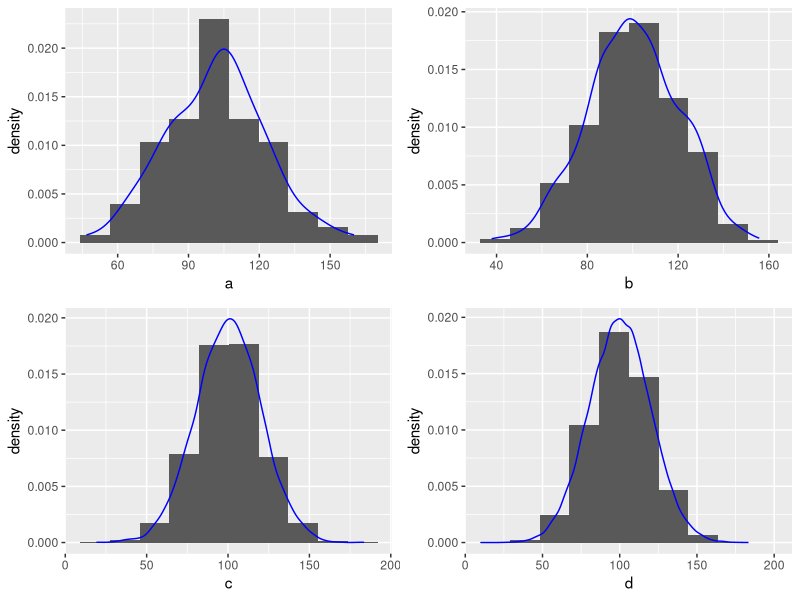
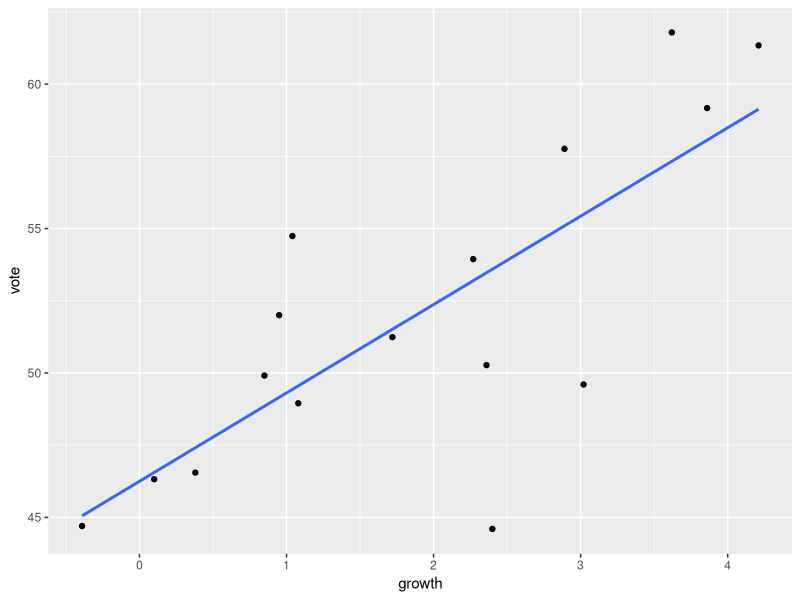
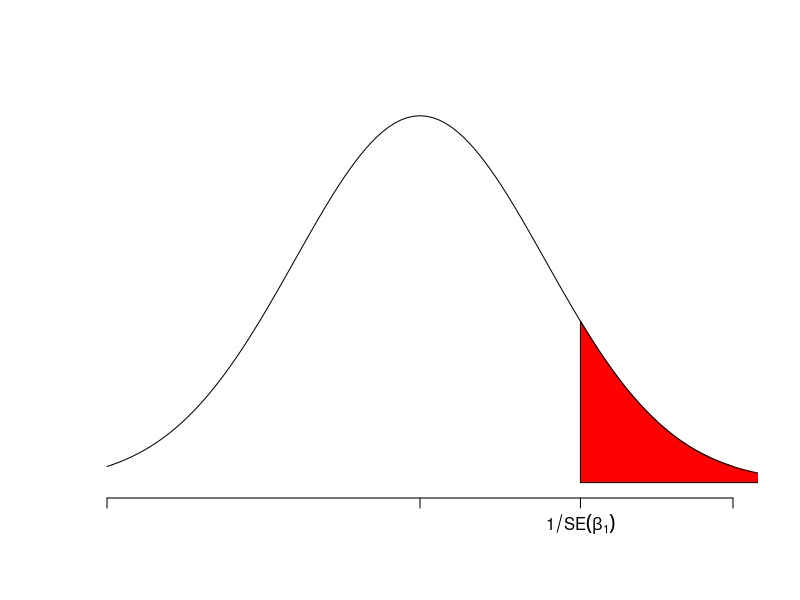
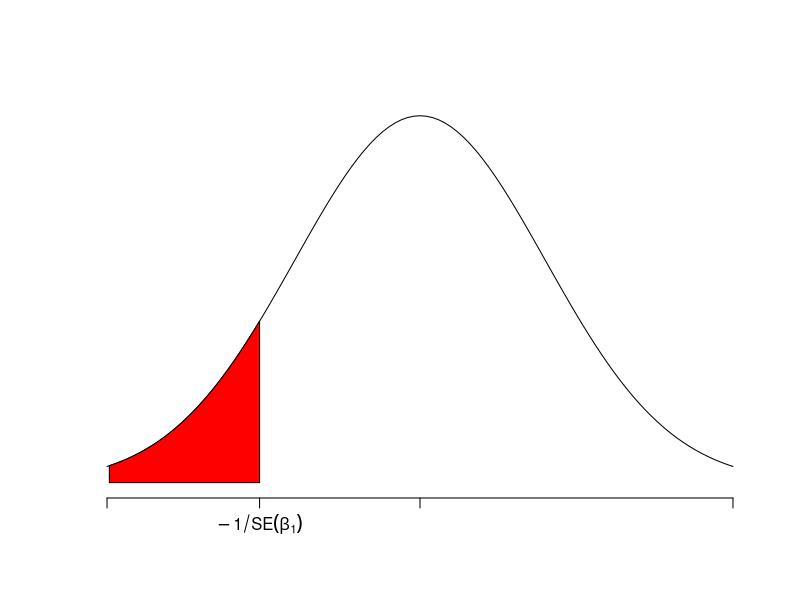

Source code (R) for these figures, in order:
## ---- chunk 1
knitr::opts_chunk$set(echo = TRUE)
## ---- chunk 2
library(tidyverse)
library(gridExtra)
## ---- chunk 3
set.seed(1006740421)
a=rnorm(100,mean=100,sd=20)
df1 = data.frame(a)
b=rnorm(1000,mean=100,sd=20)
df2 = data.frame(b)
c=rnorm(10000,mean=100,sd=20)
df3 = data.frame(c)
d=rnorm(100000,mean=100,sd=20)
df4 = data.frame(d)

## ---- chunk 4

p1<-ggplot(df1,aes(a))+geom_histogram(bins=10,aes(y=..density..))+geom_density(col="blue")

p2<-ggplot(df2,aes(b))+geom_histogram(bins=10,aes(y=..density..))+geom_density(col="blue")

p3<-ggplot(df3,aes(c))+geom_histogram(bins=10,aes(y=..density..))+geom_density(col="blue")

p4<-ggplot(df4,aes(d))+geom_histogram(bins=10,aes(y=..density..))+geom_density(col="blue")

grid.arrange(p1,p2,p3,p4,nrow=2)

## ---- chunk 5
summary(a)
sd(a)
quantile(a, c(0.025, 0.25, 0.5, 0.75, 0.975))
## ---- chunk 6
summary(b)
sd(b)
quantile(b, c(0.025, 0.25, 0.5, 0.75, 0.975))
## ---- chunk 7
summary(c)
sd(c)
quantile(c, c(0.025, 0.25, 0.5, 0.75, 0.975))
## ---- chunk 8
summary(d)
sd(d)
quantile(d, c(0.025, 0.25, 0.5, 0.75, 0.975))
## ---- chunk 9
qnorm(c(.025, .25, .5, .75, .975),mean=100,sd=20)
## ---- chunk 10
data <- read_table('vote.txt')
ggplot(data,aes(x=growth, y=vote)) + geom_point() + geom_smooth(formula = y ~ x, method=lm, se=FALSE)
## ---- chunk 11
lm <- lm(vote ~ growth , data)
summary(lm)
## ---- chunk 12

predict(lm, data.frame(growth = 0.1))
## ---- chunk 13
data
## ---- chunk 14
summary(lm)
1-pt(4.396,14)
## ---- chunk 15
qt(0.975, 14)
## ---- chunk 16
confint(lm, level=0.95)
## ---- chunk 17
sD <- 2;
x <- seq(-5,5,by=0.1)
y <- dnorm(x,sd=sD)
right <- 2.5631031310892
tail <- qnorm(0.9,sd=sD)
plot(x,y,type="l",xaxt="n",ylab="",xlab=expression(paste('')),
     axes=FALSE,ylim=c(0,max(y)*1.05),xlim=c(min(x),max(x)),
       frame.plot=FALSE)
axis(1,at=c(-5,right,0,5),labels=c(expression(' '),expression(1/SE(beta[1])),expression(' '),expression(' ')))
xtail <- seq(right,6,by=0.1)
ytail <- dnorm(xtail,sd=sD)
polygon(c(xtail,xtail[length(xtail)],xtail[1]),
          c(ytail, 0, 0), col='red')
## ---- chunk 18
sD <- 2;
x <- seq(-5,5,by=0.1)
y <- dnorm(x,sd=sD)
tail <- qnorm(0.9,sd=sD)
plot(x,y,type="l",xaxt="n",ylab="",xlab=expression(paste('')),
     axes=FALSE,ylim=c(0,max(y)*1.05),xlim=c(min(x),max(x)),
       frame.plot=FALSE)
axis(1,at=c(-5,-right,0,5),labels=c(expression(' '),expression(-1/SE(beta[1])),expression(' '),expression(' ')))
xtail <- seq(right,5,by=0.1)
ytail <- dnorm(xtail,sd=sD)
polygon(c(-xtail,-xtail[length(xtail)],-xtail[1]),
          c(ytail, 0, 0), col='red')
## ---- chunk 19
pt(1/0.6963,14,lower.tail = FALSE)*2
